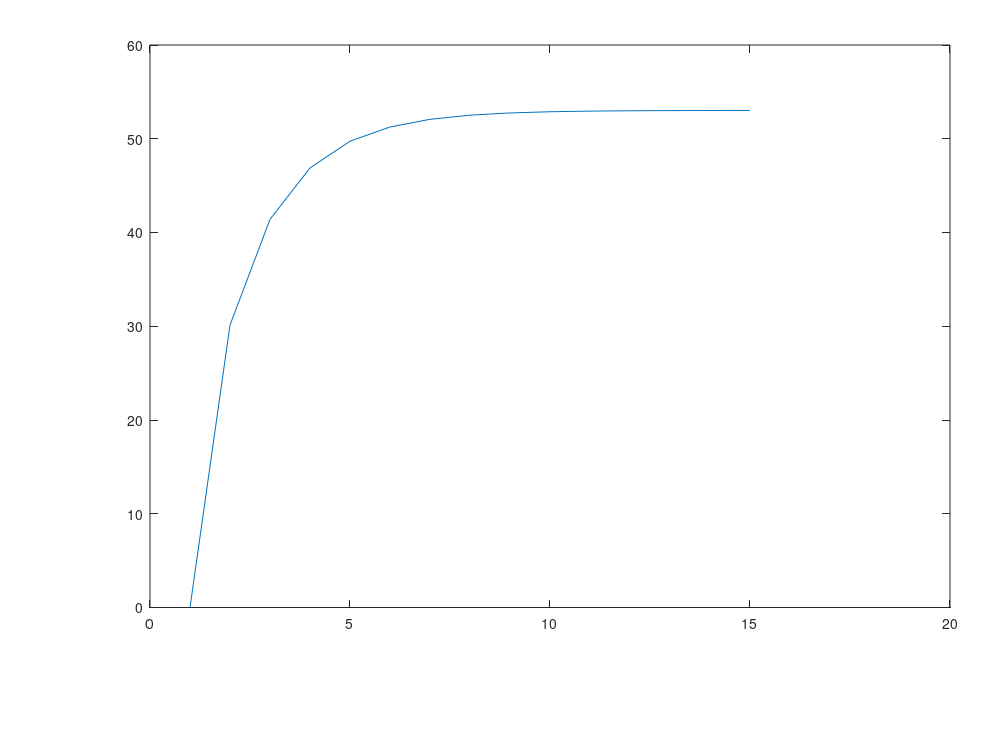

Reproduce this figure in MATLAB. (Note: this script raises an error after producing the figure.)
function PlotPlot()
Resource_networking_max_unit=20;%SP全部的networking资源，这里的单位为Unit     20*100Mbps
Rescource_storage_max_unit=20;%SP全部的storage资源，这里的单位为Unit               20GB
Resource_computing_max_unit=20;%SP全部的computing资源，这里的单位为Unit    40CPU
Resource_max_unit=[Resource_networking_max_unit,Rescource_storage_max_unit,Resource_computing_max_unit];

delta_networking=1;%一个slice_request请求了1块networking资源 100Mbps
delta_storage=1;%一个slice_request分别请求了2块storage资源 1GB
delta_computing=2;%一个slice_request分别请求了1块computing资源 2CPU
%
delta_recourse=[delta_networking,delta_storage,delta_computing];
load singleData/Value_State_record.mat %figure 1
load singleData/price_record.mat %price iteration plot figure 2
load singleData/X_recourse_record.mat %X_recourse iteration plot figure 3
% size(Value_State_record)
% size(price_record)
% size(price_record)

%figure 5
load singleData/Phi
load singleData/Phi_Greedy.mat
load singleData/Phi_MMF.mat

load singleData/X_Recourse_Unit_Optimal.mat
load singleData/X_Recourse_Unit_Greedy.mat
load singleData/X_Recourse_Unit_MMF.mat

load singleData/Value_State.mat%最优值函数
load singleData/Price_Optimal.mat

load singleData/reward_optimal.mat;%价格 figure 4
load singleData/reward_Greedy.mat;
load singleData/reward_MMF.mat;
%%%%%%%%%%%%%%%%%%%%%%%%%%%%%%%%%%%%%%%%%%%%%%
%figure 1
%MDP value iteration process
%chose state=State_Space{1,1}
load singleData/State_Space;
state=State_Space{1,6};
[temp,value_state_iteration_times]=size(Value_State_record);
value_iteration_special_state1=[];
for i =1:value_state_iteration_times
    value_iteration_special_state1=[value_iteration_special_state1,Value_State_record{i}(1,6)];
end
value_iteration_special_state2=[]
state=State_Space{13,6};
for i =1:value_state_iteration_times
    value_iteration_special_state2=[value_iteration_special_state2,Value_State_record{i}(13,6)];
end



iteration_times=[];

for i=1:length(value_iteration_special_state1)
    iteration_times=[iteration_times,i];
end


set(gca,'position',[0.15,0.19,0.8,0.75]);
set(gcf,'unit','normalized','position',[0.05,0.05,0.64,0.8]);
set(gcf, 'PaperPositionMode', 'manual');
set(gcf, 'PaperUnits', 'points');
set(gcf, 'PaperPosition', [0 0 720 540]);

figure(1)
p1=plot(iteration_times,value_iteration_special_state1);
%axis([1,30,0 800])

p1(1).Marker='o';
%p1(2).Marker='s';

p1(1).LineWidth=2;
p1(1).LineStyle='-';
p1(1).Marker='o';
p1(1).MarkerSize=15;
p1(1).Color='b';
%p1(2).LineWidth=2;
%p1(2).LineStyle='-';
%p1(2).Marker='s';
%p1(2).MarkerSize=15;
%p1(2).Color='b';
set(gca,'fontname','times') 
set(gca,'xtick',1:1:15);
axis([1,15,0 60])
set(gca,'fontsize',30')
grid on

%legend('State1','Location','southeast')
%title('the iteration of value state')
xlabel('The number of iterations')
ylabel('Value of state')
saveas(gca,"./Figure-state1/State1-iterationOfValueState.fig");
saveas(gca,"./Figure-state1/State1-iterationOfValueState.eps",'epsc' );
saveas(gca,"./Figure-state1/State1-iterationOfValueState.png");

% %%%%%%%%%%%%%%%%%%%%%%%%%%%%%%%%%%%%%%%%%%%%%%%%%%%%%%%%%%%%%%%%%%%%%%%%%%%%%%%
% %figure 2
% %game iteration price change
% %choose state = State_Space{1,1}
% %choose first resource
% price_iteration=price_record{1,6};
% price_iteration_x_axis=[];
% for i=1:length(price_iteration)
%     price_iteration_x_axis=[price_iteration_x_axis,i];
% end
% 
% networking_price_iteration=[];
% storage_price_iteration=[];
% computing_price_iteration=[];
% for i=1:length(price_iteration)
%     networking_price_iteration=[networking_price_iteration,price_iteration{i}(1)];
%     storage_price_iteration=[storage_price_iteration,price_iteration{i}(2)];
%     computing_price_iteration=[computing_price_iteration,price_iteration{i}(3)];
%     
% end
% 
% set(gca,'position',[0.15,0.19,0.8,0.75]);
% set(gcf,'unit','normalized','position',[0.05,0.05,0.64,0.8]);
% set(gcf, 'PaperPositionMode', 'manual');
% set(gcf, 'PaperUnits', 'points');
% set(gcf, 'PaperPosition', [0 0 720 540]);
% figure(2)
% % ts1 = timeseries(networking_price_iteration, price_iteration_x_axis);
% % ts2 = timeseries(storage_price_iteration, price_iteration_x_axis);
% % ts3 = timeseries(computing_price_iteration, price_iteration_x_axis);
% % plot(ts1,ts2,ts3)
% p2=plot(price_iteration_x_axis,networking_price_iteration,...
%     price_iteration_x_axis,storage_price_iteration,...
%     price_iteration_x_axis,computing_price_iteration);
% p2(1).LineWidth=2;
% p2(1).LineStyle='-';
% p2(1).Marker='o';
% p2(1).MarkerSize=15;
% p2(1).Color='r';
% p2(2).LineWidth=2;
% p2(2).LineStyle='-';
% p2(2).Marker='s';
% p2(2).MarkerSize=15;
% p2(2).Color='k';
% p2(3).LineWidth=2;
% p2(3).LineStyle='-';
% p2(3).Marker='x';
% p2(3).Color='b';
% p2(3).MarkerSize=15;
% set(gca,'fontsize',30')
% grid on
% axis( [1 8 0.6 1.6] )
% set(gca,'xtick',1:1:9);
% set(gca,'fontname','times')
% %title('the iteration of price')
% xlabel('The number of iterations')
% ylabel('Price')
% legend('Networking','Storage','Computing','Location','southeast')
% 
% saveas(gca,"./Figure-state1/State1-iterationOfPrice.fig");
% saveas(gca,"./Figure-state1/State1-iterationOfPrice.eps",'epsc' );
% saveas(gca,"./Figure-state1/State1-iterationOfPrice.png");
% % % 
% % % %%%%%%%%%%%%%%%%%%%%%%%%%%%%%%%%%%%%%%%%%%%%%%%%%%%%%%%%%%%%%%%%%%%%%%%%%%%%%%%
% 
% X_iteration=X_recourse_record{1,6};
% X_iteration_x_axis=[];
% for i=1:length(X_iteration)
%     X_iteration_x_axis=[X_iteration_x_axis,i];
% end
% 
% networking_X_iteration=[];
% storage_X_iteration=[];
% computing_X_iteration=[];
% for i=1:length(X_iteration)
%     networking_X_iteration=[networking_X_iteration,X_iteration{i}(1)];
%     storage_X_iteration=[storage_X_iteration,X_iteration{i}(2)];
%     computing_X_iteration=[computing_X_iteration,X_iteration{i}(3)]; 
% end
% 
% 
% set(gca,'position',[0.15,0.19,0.8,0.75]);
% set(gcf,'unit','normalized','position',[0.05,0.05,0.64,0.8]);
% set(gcf, 'PaperPositionMode', 'manual');
% set(gcf, 'PaperUnits', 'points');
% set(gcf, 'PaperPosition', [0 0 720 540]);
% figure(3)
% p3=plot(X_iteration_x_axis,networking_X_iteration,...
%     X_iteration_x_axis,storage_X_iteration,...
%     X_iteration_x_axis,computing_X_iteration);
% axis( [1 8 0.5 4] )
% % set(gca,'xtick',1:1:9);
% p3(1).LineWidth=2;
% p3(1).LineStyle='-';
% p3(1).Marker='o';
% p3(1).MarkerSize=15;
% p3(1).Color='r';
% p3(2).LineWidth=2;
% p3(2).LineStyle='-';
% p3(2).Marker='s';
% p3(2).MarkerSize=15;
% p3(2).Color='k';
% p3(3).LineWidth=2;
% p3(3).LineStyle='-';
% p3(3).Marker='x';
% p3(3).Color='b';
% p3(3).MarkerSize=15;
% set(gca,'fontsize',30')
% grid on
% %title('the iteration of x')
% xlabel('The number of iterations')
% ylabel('$x_{i,j,z}(t)$','Interpreter','LaTex')
% set(gca,'xtick',1:1:9);
% set(gca,'fontname','times') 
% 
% legend('Networking','Storage','Computing','Location','northeast')
% saveas(gca,"./Figure-state1/State1-iterationOfX.fig");
% saveas(gca,"./Figure-state1/State1-iterationOfX.eps" ,'epsc');
% saveas(gca,"./Figure-state1/State1-iterationOfX.png");
% 
% 
%figure 4
%3-D bar
% figure(4)
% reward_optimal_new=fliplr(reward_optimal(6:15,1:10));
% set(gca,'position',[0.15,0.19,0.8,0.75]);
% set(gcf,'unit','normalized','position',[0.05,0.05,0.64,0.8]);
% set(gcf, 'PaperPositionMode', 'manual');
% set(gcf, 'PaperUnits', 'points');
% set(gcf, 'PaperPosition', [0 0 720 540]);
% 
% h=bar3(reward_optimal_new)
% pos=axis;
% xlabel({'   avaliable' 'resource(%)   '},'position',[6 13 0])
% ylabel('request number','position',[-1 8 0])
% zlabel('reward')
% %title('reward of optimal')
% % %colorbar
% % %set(h,{'cdata'},cellfun(@(z)kron(z(2:6:end,2:3),ones(6,2)),get(h,'ZData'),'un',0))
% set(gca,'xticklabel',{'  ','20','  ','  ','  ','60','  ','  ','  ','100'});
% set(gca,'yticklabel',{'1','  ','  ','  ','5',' ','  ','  ','  ','10'});
% 
% set(gca,'fontname','times') 
% set(gca,'fontsize',30')
% saveas(gca,"./Figure-state1/State1-reward_of_optimal.fig");
% saveas(gca,"./Figure-state1/State1-reward_of_optimal.eps",'epsc' );
% saveas(gca,"./Figure-state1/State1-reward_of_optimal.png");
% % % 
% %figure 5
% %the percentage of allocate request
% %choose the resource max situation(in fact, the situtation can be choosed
% %randomly.
% %the number of choosen is Phi, Phi_Greedy, Phi_MMF
% %Phi(:,20) the number is from 30~10
% %%%%%%%%%%%%%%%%%%%%%%%%%%%%%%%%%%
% 
% optimal_number=Phi(1:11,1)';
% Greedy_number=Phi_Greedy(1:11,1)';
% MMF_number=Phi_MMF(1:11,1)';
% optimal_X_resource=X_Recourse_Unit_Optimal(1:11,1)';
% Greedy_X_resource=X_Recourse_Unit_Greedy(1:11,1)';
% MMF_X_resource=X_Recourse_Unit_MMF(1:11,1)';
% 
% %only use first resource
% 
% optimal_percentage=[];
% Greedy_percentage=[];
% MMF_percentage=[];
% max_number=state(1);
% for i =1:length(optimal_number)
%     
%     state=State_Space{i,1};
%     optimal_resource=optimal_X_resource{i};
%     Greedy_resource=Greedy_X_resource{i};
%     MMF_resource=MMF_X_resource{i};
%     optimal_percentage(i)=100*(optimal_number(i)*delta_recourse(1)*optimal_resource(1)/Resource_max_unit(1));
%     Greedy_percentage(i)=100*(Greedy_number(i)*delta_recourse(1)*Greedy_resource(1)/Resource_max_unit(1));
%     MMF_percentage(i)=100*(MMF_number(i)*delta_recourse(1)*MMF_resource(1)/Resource_max_unit(1));
% end
% optimal_percentage=fliplr(optimal_percentage)./100;
% Greedy_percentage=fliplr(Greedy_percentage)./100;
% MMF_percentage=fliplr(MMF_percentage)./100;
% 
% barNumber=[];
% number=5:1:15;
% % for i=1:length(number)
% %  
% %     barNumber=[barNumber
% %         number(i),number(i),number(i)];
% % end
% % bar_percentage=[];
% % for i=1:length(number)
% %     bar_percentage=[bar_percentage
% %         optimal_percentage(i),Greedy_percentage(i),MMF_percentage(i)];
% % end
% % 
% figure(5)
% %p5=bar(barNumber,bar_percentage);
% p5=plot(number,optimal_percentage,number,Greedy_percentage,number,MMF_percentage);
% p5(1).LineWidth=1;
% p5(1).LineStyle='-';
% p5(1).Marker='o';
% p5(2).LineWidth=1;
% p5(2).LineStyle='-';
% p5(2).Marker='s';
% p5(3).LineWidth=1;
% p5(3).LineStyle='-';
% p5(3).Marker='x';
% % 
% xlabel('request number')
% ylabel('admissible ratio')
% legend({'OAR','Greedy','MMF'},'location','southwest')
% set(gca,'fontname','times') 
% set(gca,'fontsize',16')
% saveas(gca,"./Figure-state1/State1-allocatedPercentage.fig");
% saveas(gca,"./Figure-state1/State1-allocatedPercentage.eps",'epsc' );
% saveas(gca,"./Figure-state1/State1-allocatedPercentage.png");
% % 
% figure(6)
% 
% optimal_reward=reward_optimal(1:15,5)';
% Greedy_reward=reward_Greedy(1:15,5)';
% MMF_reward=reward_MMF(1:15,5)';
% number=1:1:15;
% optimal_reward=fliplr(optimal_reward);
% Greedy_reward=fliplr(Greedy_reward);
% MMF_reward=fliplr(MMF_reward);
% p6=plot(number,optimal_reward,number,Greedy_reward,number,MMF_reward);
% p6(1).LineWidth=1;
% p6(1).LineStyle='-';
% p6(1).Marker='o';
% p6(2).LineWidth=1;
% p6(2).LineStyle='-';
% p6(2).Marker='s';
% p6(3).LineWidth=1;
% p6(3).LineStyle='-';
% p6(3).Marker='x';
% axis([1,10,0,200])
% xlabel('request number')
% ylabel('reward')
% legend({'OAR','Greedy','MMF'},'location','southwest')
% set(gca,'fontname','times') 
% set(gca,'fontsize',16')
% barNumber=[];
% 
% % for i=1:length(number)
% %  
% %     barNumber=[barNumber
% %         number(i),number(i),number(i)];
% % end
% % bar_reward=[];
% % for i=1:length(number)
% %     bar_reward=[bar_reward
% %         optimal_reward(i),Greedy_reward(i),MMF_reward(i)];
% % end
% % p6=bar(barNumber,bar_reward);
% % xlabel('request number')
% % ylabel('reward')
% % legend('optimal','Greedy','MMF')
% %grid on
% saveas(gca,"./Figure-state1/State1-RewardCompare.fig");
% saveas(gca,"./Figure-state1/State1-RewardCompare.eps",'epsc' );
% saveas(gca,"./Figure-state1/State1-RewardCompare.png");
% 
% 
% 
% % figure(7)
% % 
% % optimal_reward=reward_optimal(1,:);
% % Greedy_reward=reward_Greedy(1,:);
% % MMF_reward=reward_MMF(1,:);
% % number=1:1:11;
% % optimal_reward=fliplr(optimal_reward);
% % Greedy_reward=fliplr(Greedy_reward);
% % MMF_reward=fliplr(MMF_reward);
% % p7=plot(number,optimal_reward,number,Greedy_reward,number,MMF_reward);
% % p7(1).LineWidth=1;
% % p7(1).LineStyle='-';
% % p7(1).Marker='o';
% % p7(2).LineWidth=1;
% % p7(2).LineStyle='-';
% % p7(2).Marker='s';
% % p7(3).LineWidth=1;
% % p7(3).LineStyle='-';
% % p7(3).Marker='x';
% % xlabel('percentage(%)')
% % ylabel('reward')
% % axis([1,10,-50,200])
% % legend({'OAR','Greedy','MMF'},'location','northwest')
% % set(gca,'xticklabel',{'20','40','60','80', '100'});
% % set(gca,'fontname','times') 
% % set(gca,'fontsize',16')
% % barNumber=[];
% % 
% % % for i=1:length(number)
% % %  
% % %     barNumber=[barNumber
% % %         number(i),number(i),number(i)];
% % % end
% % % bar_reward=[];
% % % for i=1:length(number)
% % %     bar_reward=[bar_reward
% % %         optimal_reward(i),Greedy_reward(i),MMF_reward(i)];
% % % end
% % % p6=bar(barNumber,bar_reward);
% % % xlabel('request number')
% % % ylabel('reward')
% % % legend('optimal','Greedy','MMF')
% % %grid on
% % saveas(gca,"./Figure-state1/State1-RewardCompare_resource.fig");
% % saveas(gca,"./Figure-state1/State1-RewardCompare_resource.eps",'epsc' );
% % saveas(gca,"./Figure-state1/State1-RewardCompare_resource.png");

end
